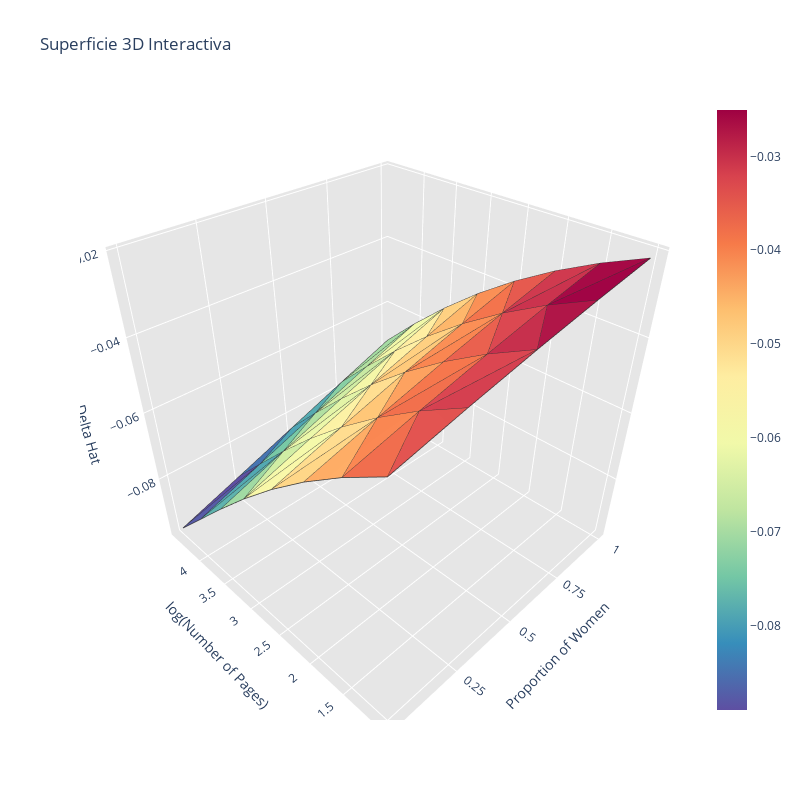

The code cell stored with this chart in its notebook:
### Code cell
import pandas as pd
import numpy as np
import plotly.figure_factory as ff
import matplotlib.pyplot as plt
from scipy.spatial import Delaunay

# Leer el archivo .dta
data = pd.read_stata("predictions.dta")

# Extraer coordenadas
x = data['prop_women'].values
y = data['log_num_pages'].values
z = data['delta_hat'].values

# Generar la triangulación de la superficie
triangles = Delaunay(np.column_stack((x, y))).simplices

# Convertir la escala de 'Spectral' de matplotlib a valores en formato válido para Plotly
colormap = [f"rgb({r*255:.0f},{g*255:.0f},{b*255:.0f})" 
            for r, g, b, _ in plt.cm.Spectral(np.linspace(1, 0, 10))]  # Se invierte la escala

# Crear el gráfico interactivo
fig = ff.create_trisurf(
    x=x,
    y=y,
    z=z,
    simplices=triangles,
    colormap=colormap,
    show_colorbar=True
)

# Personalizar etiquetas y ejes con ticks específicos
fig.update_layout(
    title="Superficie 3D Interactiva",
    scene=dict(
        xaxis=dict(
            title="Proportion of Women",
            tickvals=np.arange(0, 1.25, step=0.25),  # Ticks en X
            autorange="reversed"
        ),
        yaxis=dict(
            title="log(Number of Pages)",
            tickvals=np.arange(1, 4.5, step=0.5),  # Ticks en Y
            autorange="reversed"  # Invertir eje Y
        ),
        zaxis=dict(
            title="Delta Hat",
            tickvals=np.arange(-0.1, 0.02, step=0.02)  # Ticks en Z
        )
    )
)

# Mostrar el gráfico interactivo
fig.show()

### Figure 1 — Plotly figure (JSON) as saved in the notebook; plotly's stock layout.template omitted (floating-point values rounded to 4 significant figures; data arrays with more than 128 entries replaced by an {"elided": "..."} marker saying what was removed)
{"data": [{"facecolor": ["rgb(248, 142, 84)", "rgb(252, 181, 105)", "rgb(246, 245, 166)", "rgb(243, 247, 168)", "rgb(210, 61, 77)", "rgb(216, 67, 78)", "rgb(223, 80, 77)", "rgb(237, 106, 74)", "rgb(253, 206, 127)", "rgb(253, 199, 120)", "rgb(250, 240, 163)", "rgb(254, 220, 143)", "rgb(165, 219, 162)", "rgb(178, 224, 161)", "rgb(136, 207, 164)", "rgb(85, 170, 176)", "rgb(251, 170, 99)", "rgb(247, 132, 79)", "rgb(239, 109, 74)", "rgb(243, 116, 74)", "rgb(253, 212, 133)", "rgb(254, 218, 141)", "rgb(253, 196, 117)", "rgb(250, 159, 93)", "rgb(173, 19, 69)", "rgb(196, 45, 74)", "rgb(158, 1, 66)", "rgb(163, 7, 67)", "rgb(87, 91, 167)", "rgb(94, 79, 162)", "rgb(71, 117, 177)", "rgb(78, 164, 179)", "rgb(231, 94, 76)", "rgb(217, 69, 78)", "rgb(205, 55, 76)", "rgb(200, 48, 75)", "rgb(248, 140, 83)", "rgb(247, 131, 78)", "rgb(241, 113, 74)", "rgb(227, 87, 76)", "rgb(94, 178, 173)", "rgb(82, 168, 177)", "rgb(119, 200, 165)", "rgb(176, 223, 161)", "rgb(207, 236, 163)", "rgb(160, 217, 162)", "rgb(234, 246, 168)", "rgb(226, 243, 166)", "rgb(253, 238, 162)", "rgb(244, 246, 167)", "rgb(200, 233, 162)", "rgb(209, 236, 163)", "rgb(253, 208, 129)", "rgb(254, 237, 161)", "rgb(241, 249, 169)", "rgb(243, 247, 168)"], "i": [36, 27, 3, 11, 9, 9, 8, 9, 20, 27, 11, 20, 31, 38, 31, 22, 1, 9, 10, 18, 10, 10, 11, 10, 24, 16, 25, 33, 6, 14, 15, 14, 26, 25, 34, 26, 26, 18, 27, 26, 5, 13, 14, 13, 12, 13, 20, 21, 29, 29, 22, 21, 36, 37, 37, 29], "j": [27, 36, 11, 12, 8, 16, 9, 1, 27, 20, 20, 11, 38, 31, 22, 31, 10, 10, 9, 10, 3, 11, 10, 18, 25, 25, 24, 25, 14, 15, 14, 22, 18, 26, 26, 25, 27, 26, 26, 34, 13, 14, 13, 21, 13, 5, 13, 13, 20, 21, 29, 29, 37, 29, 38, 37], "k": [35, 28, 4, 4, 16, 17, 0, 0, 28, 19, 12, 19, 39, 30, 30, 23, 2, 1, 17, 17, 2, 3, 19, 19, 16, 17, 32, 32, 7, 7, 23, 23, 17, 17, 33, 33, 19, 19, 35, 35, 6, 6, 22, 22, 4, 4, 12, 20, 28, 20, 30, 22, 28, 28, 30, 30], "name": "", "type": "mesh3d", "x": [0, 0, 0, 0, 0, 0, 0, 0, 0.25, 0.25, 0.25, 0.25, 0.25, 0.25, 0.25, 0.25, 0.5, 0.5, 0.5, 0.5, 0.5, 0.5, 0.5, 0.5, 0.75, 0.75, 0.75, 0.75, 0.75, 0.75, 0.75, 0.75, 1, 1, 1, 1, 1, 1, 1, 1], "y": [1, 1.5, 2, 2.5, 3, 3.5, 4, 4.5, 1, 1.5, 2, 2.5, 3, 3.5, 4, 4.5, 1, 1.5, 2, 2.5, 3, 3.5, 4, 4.5, 1, 1.5, 2, 2.5, 3, 3.5, 4, 4.5, 1, 1.5, 2, 2.5, 3, 3.5, 4, 4.5], "z": [-0.03419, -0.04078, -0.0483, -0.05674, -0.06603, -0.07597, -0.0863, -0.09661, -0.03057, -0.0366, -0.04354, -0.05142, -0.0602, -0.06976, -0.07989, -0.09027, -0.02728, -0.03277, -0.03914, -0.04645, -0.05468, -0.06377, -0.07358, -0.08385, -0.02431, -0.02928, -0.0351, -0.04182, -0.04948, -0.05806, -0.06745, -0.07747, -0.02162, -0.02611, -0.0314, -0.03756, -0.04464, -0.05266, -0.06156, -0.07122]}, {"line": {"color": "rgb(50, 50, 50)", "width": 1.5}, "mode": "lines", "showlegend": false, "type": "scatter3d", "x": {"elided": "280 float values"}, "y": {"elided": "280 float values"}, "z": {"elided": "280 float values"}}, {"hoverinfo": "none", "marker": {"color": [-0.08892, -0.02507], "colorscale": [[0, "rgb(94, 79, 162)"], [0.1111, "rgb(55, 142, 187)"], [0.2222, "rgb(116, 199, 165)"], [0.3333, "rgb(191, 229, 160)"], [0.4444, "rgb(241, 249, 169)"], [0.5556, "rgb(254, 237, 161)"], [0.6667, "rgb(253, 191, 111)"], [0.7778, "rgb(246, 122, 73)"], [0.8889, "rgb(216, 67, 78)"], [1, "rgb(158, 1, 66)"]], "showscale": true, "size": 0.1}, "mode": "markers", "showlegend": false, "type": "scatter3d", "x": [0], "y": [1], "z": [-0.03419]}], "layout": {"height": 800, "scene": {"aspectratio": {"x": 1, "y": 1, "z": 1}, "xaxis": {"autorange": "reversed", "backgroundcolor": "rgb(230, 230, 230)", "gridcolor": "rgb(255, 255, 255)", "showbackground": true, "tickvals": [0, 0.25, 0.5, 0.75, 1], "title": {"text": "Proportion of Women"}, "zerolinecolor": "rgb(255, 255, 255)"}, "yaxis": {"autorange": "reversed", "backgroundcolor": "rgb(230, 230, 230)", "gridcolor": "rgb(255, 255, 255)", "showbackground": true, "tickvals": [1, 1.5, 2, 2.5, 3, 3.5, 4], "title": {"text": "log(Number of Pages)"}, "zerolinecolor": "rgb(255, 255, 255)"}, "zaxis": {"backgroundcolor": "rgb(230, 230, 230)", "gridcolor": "rgb(255, 255, 255)", "showbackground": true, "tickvals": [-0.1, -0.08, -0.06, -0.04, -0.02, 1.388e-17], "title": {"text": "Delta Hat"}, "zerolinecolor": "rgb(255, 255, 255)"}}, "title": {"text": "Superficie 3D Interactiva"}, "width": 800}}
